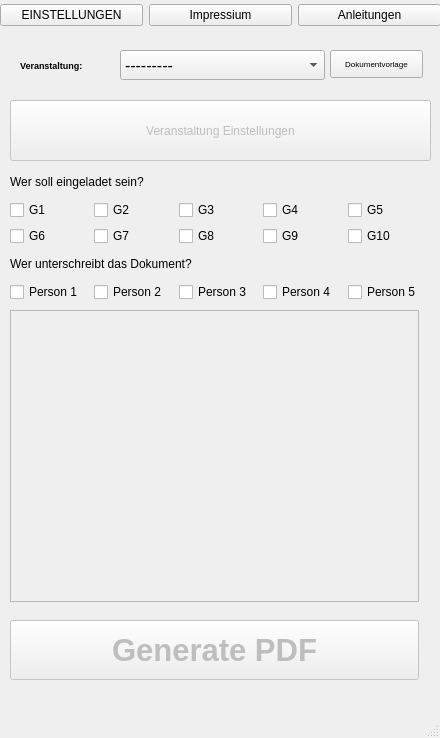
<?xml version="1.0" encoding="UTF-8"?>
<ui version="4.0">
 <class>MainWindow</class>
 <widget class="QMainWindow" name="MainWindow">
  <property name="geometry">
   <rect>
    <x>0</x>
    <y>0</y>
    <width>440</width>
    <height>738</height>
   </rect>
  </property>
  <property name="minimumSize">
   <size>
    <width>440</width>
    <height>738</height>
   </size>
  </property>
  <property name="maximumSize">
   <size>
    <width>440</width>
    <height>738</height>
   </size>
  </property>
  <property name="windowTitle">
   <string>PDF Generator</string>
  </property>
  <property name="windowIcon">
   <iconset>
    <normaloff>extras/mail.png</normaloff>extras/mail.png</iconset>
  </property>
  <widget class="QWidget" name="centralwidget">
   <widget class="QLabel" name="label_4">
    <property name="geometry">
     <rect>
      <x>20</x>
      <y>50</y>
      <width>98</width>
      <height>30</height>
     </rect>
    </property>
    <property name="minimumSize">
     <size>
      <width>98</width>
      <height>30</height>
     </size>
    </property>
    <property name="maximumSize">
     <size>
      <width>98</width>
      <height>30</height>
     </size>
    </property>
    <property name="font">
     <font>
      <pointsize>7</pointsize>
      <weight>75</weight>
      <bold>true</bold>
     </font>
    </property>
    <property name="text">
     <string>Veranstaltung:</string>
    </property>
   </widget>
   <widget class="QWidget" name="horizontalLayoutWidget">
    <property name="geometry">
     <rect>
      <x>0</x>
      <y>0</y>
      <width>441</width>
      <height>31</height>
     </rect>
    </property>
    <layout class="QHBoxLayout" name="horizontalLayout">
     <item>
      <widget class="QPushButton" name="configBtn">
       <property name="text">
        <string>EINSTELLUNGEN</string>
       </property>
      </widget>
     </item>
     <item>
      <widget class="QPushButton" name="aboutBtn">
       <property name="text">
        <string>Impressium</string>
       </property>
      </widget>
     </item>
     <item>
      <widget class="QPushButton" name="instructionsBtn">
       <property name="text">
        <string>Anleitungen</string>
       </property>
      </widget>
     </item>
    </layout>
   </widget>
   <widget class="QWidget" name="layoutWidget">
    <property name="geometry">
     <rect>
      <x>10</x>
      <y>170</y>
      <width>416</width>
      <height>132</height>
     </rect>
    </property>
    <layout class="QVBoxLayout" name="verticalLayout">
     <item>
      <widget class="QLabel" name="label">
       <property name="text">
        <string>Wer soll eingeladet sein?</string>
       </property>
      </widget>
     </item>
     <item>
      <layout class="QGridLayout" name="gridLayout">
       <item row="0" column="0">
        <widget class="QCheckBox" name="G1_Ck">
         <property name="text">
          <string>G1</string>
         </property>
        </widget>
       </item>
       <item row="0" column="1">
        <widget class="QCheckBox" name="G2_Ck">
         <property name="text">
          <string>G2</string>
         </property>
        </widget>
       </item>
       <item row="0" column="2">
        <widget class="QCheckBox" name="G3_Ck">
         <property name="text">
          <string>G3</string>
         </property>
        </widget>
       </item>
       <item row="0" column="3">
        <widget class="QCheckBox" name="G4_Ck">
         <property name="text">
          <string>G4</string>
         </property>
        </widget>
       </item>
       <item row="0" column="4">
        <widget class="QCheckBox" name="G5_Ck">
         <property name="text">
          <string>G5</string>
         </property>
        </widget>
       </item>
       <item row="1" column="0">
        <widget class="QCheckBox" name="G6_Ck">
         <property name="text">
          <string>G6</string>
         </property>
        </widget>
       </item>
       <item row="1" column="1">
        <widget class="QCheckBox" name="G7_Ck">
         <property name="text">
          <string>G7</string>
         </property>
        </widget>
       </item>
       <item row="1" column="2">
        <widget class="QCheckBox" name="G8_Ck">
         <property name="text">
          <string>G8</string>
         </property>
        </widget>
       </item>
       <item row="1" column="3">
        <widget class="QCheckBox" name="G9_Ck">
         <property name="text">
          <string>G9</string>
         </property>
        </widget>
       </item>
       <item row="1" column="4">
        <widget class="QCheckBox" name="G10_Ck">
         <property name="text">
          <string>G10</string>
         </property>
        </widget>
       </item>
      </layout>
     </item>
     <item>
      <widget class="QLabel" name="label_3">
       <property name="text">
        <string>Wer unterschreibt das Dokument?</string>
       </property>
      </widget>
     </item>
     <item>
      <layout class="QHBoxLayout" name="horizontalLayout_4">
       <item>
        <widget class="QCheckBox" name="toSign1">
         <property name="text">
          <string>Person 1</string>
         </property>
        </widget>
       </item>
       <item>
        <widget class="QCheckBox" name="toSign2">
         <property name="text">
          <string>Person 2</string>
         </property>
        </widget>
       </item>
       <item>
        <widget class="QCheckBox" name="toSign3">
         <property name="text">
          <string>Person 3</string>
         </property>
        </widget>
       </item>
       <item>
        <widget class="QCheckBox" name="toSign4">
         <property name="text">
          <string>Person 4</string>
         </property>
        </widget>
       </item>
       <item>
        <widget class="QCheckBox" name="toSign5">
         <property name="text">
          <string>Person 5</string>
         </property>
        </widget>
       </item>
      </layout>
     </item>
    </layout>
   </widget>
   <widget class="QComboBox" name="eventBox">
    <property name="geometry">
     <rect>
      <x>120</x>
      <y>50</y>
      <width>205</width>
      <height>30</height>
     </rect>
    </property>
    <property name="minimumSize">
     <size>
      <width>205</width>
      <height>30</height>
     </size>
    </property>
    <property name="maximumSize">
     <size>
      <width>205</width>
      <height>30</height>
     </size>
    </property>
    <property name="font">
     <font>
      <pointsize>12</pointsize>
     </font>
    </property>
    <item>
     <property name="text">
      <string>---------</string>
     </property>
    </item>
    <item>
     <property name="text">
      <string>Interne Veranstaltung mit Zeitplan</string>
     </property>
    </item>
    <item>
     <property name="text">
      <string>Veranstaltung</string>
     </property>
    </item>
    <item>
     <property name="text">
      <string>Info Brief</string>
     </property>
    </item>
    <item>
     <property name="text">
      <string>Info Brief</string>
     </property>
    </item>
   </widget>
   <widget class="QPushButton" name="viewTemplateBtn">
    <property name="geometry">
     <rect>
      <x>330</x>
      <y>50</y>
      <width>93</width>
      <height>28</height>
     </rect>
    </property>
    <property name="font">
     <font>
      <pointsize>6</pointsize>
     </font>
    </property>
    <property name="text">
     <string>Dokumentvorlage</string>
    </property>
   </widget>
   <widget class="QTextBrowser" name="currConfigBox">
    <property name="enabled">
     <bool>false</bool>
    </property>
    <property name="geometry">
     <rect>
      <x>10</x>
      <y>310</y>
      <width>409</width>
      <height>292</height>
     </rect>
    </property>
    <property name="html">
     <string>&lt;!DOCTYPE HTML PUBLIC &quot;-//W3C//DTD HTML 4.0//EN&quot; &quot;http://www.w3.org/TR/REC-html40/strict.dtd&quot;&gt;
&lt;html&gt;&lt;head&gt;&lt;meta name=&quot;qrichtext&quot; content=&quot;1&quot; /&gt;&lt;style type=&quot;text/css&quot;&gt;
p, li { white-space: pre-wrap; }
&lt;/style&gt;&lt;/head&gt;&lt;body style=&quot; font-family:'MS Shell Dlg 2'; font-size:7.8pt; font-weight:400; font-style:normal;&quot;&gt;
&lt;p style=&quot;-qt-paragraph-type:empty; margin-top:0px; margin-bottom:0px; margin-left:0px; margin-right:0px; -qt-block-indent:0; text-indent:0px; font-family:'MS Shell Dlg 2';&quot;&gt;&lt;br /&gt;&lt;/p&gt;&lt;/body&gt;&lt;/html&gt;</string>
    </property>
   </widget>
   <widget class="QPushButton" name="generateBtn">
    <property name="enabled">
     <bool>false</bool>
    </property>
    <property name="geometry">
     <rect>
      <x>10</x>
      <y>620</y>
      <width>409</width>
      <height>60</height>
     </rect>
    </property>
    <property name="font">
     <font>
      <family>Segoe UI</family>
      <pointsize>23</pointsize>
      <weight>75</weight>
      <italic>false</italic>
      <bold>true</bold>
     </font>
    </property>
    <property name="cursor">
     <cursorShape>ArrowCursor</cursorShape>
    </property>
    <property name="text">
     <string>Generate PDF</string>
    </property>
   </widget>
   <widget class="QPushButton" name="eventSetting">
    <property name="enabled">
     <bool>false</bool>
    </property>
    <property name="geometry">
     <rect>
      <x>10</x>
      <y>100</y>
      <width>421</width>
      <height>61</height>
     </rect>
    </property>
    <property name="text">
     <string>Veranstaltung Einstellungen</string>
    </property>
   </widget>
  </widget>
  <widget class="QMenuBar" name="menubar">
   <property name="geometry">
    <rect>
     <x>0</x>
     <y>0</y>
     <width>440</width>
     <height>26</height>
    </rect>
   </property>
  </widget>
  <widget class="QStatusBar" name="statusbar"/>
 </widget>
 <resources/>
 <connections/>
</ui>
